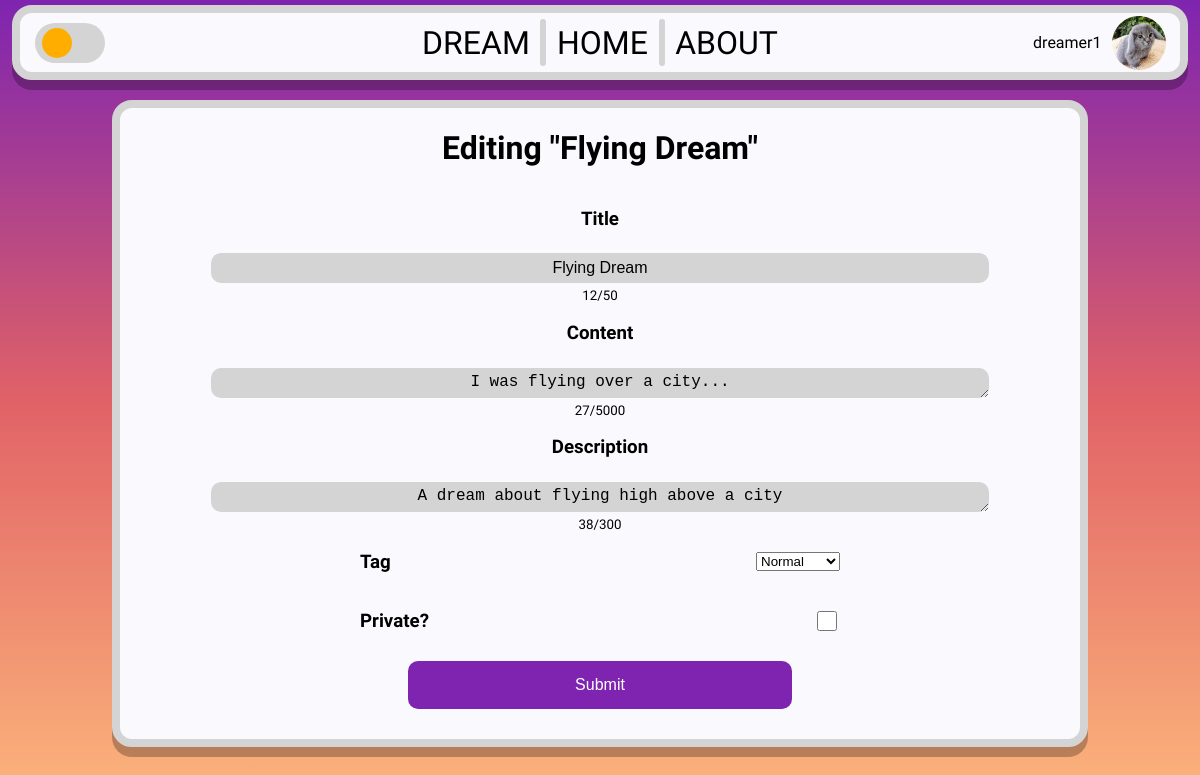
Page /edit/5ed0947f-4d8b-4fa4-aaa4-84408a59d760 (signed in) on the earlier database version.
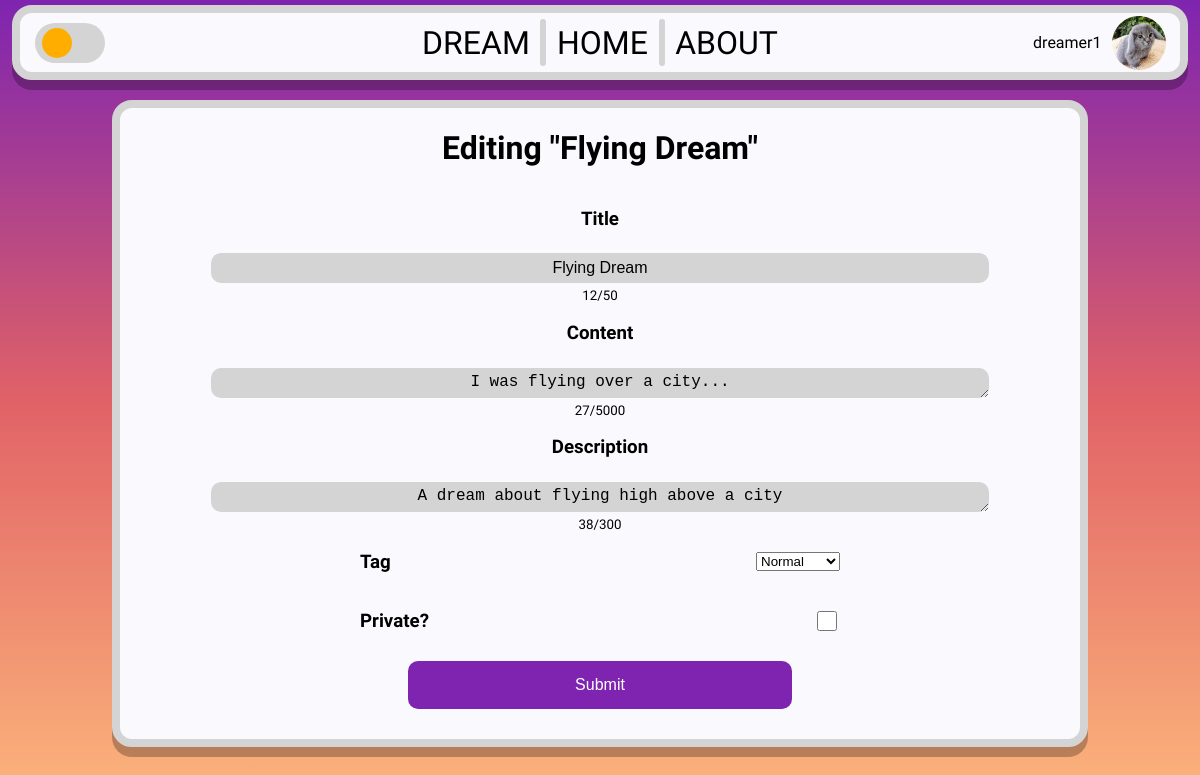
Same page on the later database version.
### tables this page shows
CREATE TABLE dreams (
        dream_id TEXT PRIMARY KEY,
        content TEXT,
        title TEXT,
        description TEXT,
        author_id TEXT,
        tag TEXT,
        upload_date DATE NOT NULL,
        likes INTEGER DEFAULT 0, private BOOL,
        FOREIGN KEY (author_id) REFERENCES users(user_id)
    );

### app.py (the view)
@app.route("/edit/<dream_id>", methods=["POST", "GET"])
def edit(dream_id):
    username, user_id = get_session_info()
    with db:
        author_id = cursor.execute(
            "SELECT author_id FROM dreams WHERE dream_id = ?", (dream_id,)
        ).fetchone()[0]
        if author_id != user_id:
            print(author_id)
            print(user_id)
            return redirect(url_for("dreambrowse"))
        profile_pic = get_profile_picture(user_id)
        if request.method == "POST":
            form = request.form
            try:
                form["private"]
                cursor.execute(
                    "UPDATE dreams SET content = ?, title = ?, description = ?, tag = ?, private = ? WHERE dream_id = ?",
                    (
                        form["content"],
                        form["title"],
                        form["description"],
                        form["tag"],
                        1,
                        dream_id,
                    ),
                )
            except:
                cursor.execute(
                    "UPDATE dreams SET content = ?, title = ?, description = ?, tag = ?, private = ? WHERE dream_id = ?",
                    (
                        form["content"],
                        form["title"],
                        form["description"],
                        form["tag"],
                        0,
                        dream_id,
                    ),
                )
            db.commit()
            return redirect(url_for("dreambrowse", dream_id=dream_id))
        else:
            cursor.execute("SELECT * FROM dreams WHERE dream_id = ?", (dream_id,))
            dream = cursor.fetchone()
            content = dream[1]
            title = dream[2]
            description = dream[3]
            tag = dream[5]
            private = dream[8]
            return render_template(
                "edit.html",
                dream_id=dream_id,
                content=content,
                title=title,
                description=description,
                tag=tag,
                private=private,
                username=username,
                user_id=user_id,
                profile_pic=profile_pic,
            )

### app.py (called while the page is built)
def get_profile_picture(user_id):
    if user_id is None:
        return None
    exts = ["png", "jpg", "jpeg", "gif", "webp", "jfif"]
    for ext in exts:
        if os.path.exists(f"{user_id}.{ext}"):
            return f"{user_id}.{ext}"
    return "default.jpg"

def get_session_info():
    if "username" in session:
        username = session.get("username")
        user_id = session.get("user_id")
    else:
        username = None
        user_id = None
    return username, user_id

### templates/edit.html (shortened to what this page needs)
<!DOCTYPE html>
<html lang="en">
<head>
    <link rel="stylesheet" href="{{ url_for('static', filename='css/new_dream.css') }}">
    <link rel="stylesheet" href="{{ url_for('static', filename='css/base.css') }}">
</head>
<body>
    <div class="header-container">
        <div class="header-left">
            <label class="switch" id="dark-mode-switch">
                <span class="slider round"></span>
            </label>
        </div>
        <div class="header-mid">
            <div class="header-buttons dreams-button">DREAM</div>
            <div class="vl" style="height: 80%;"></div>
            <div class="header-buttons home-button">HOME</div>
            <div class="vl" style="height: 80%;"></div>
            <div class="header-buttons about-button">ABOUT</div>
        </div>
        <div class="header-right">
            {% if username %}
            <span id="user-name">{{ username }}</span>
            <img src="{{ url_for('static', filename='images/profilephotos/' + profile_pic) }}" id="pfp">
            {% else %}
            <a href="{{ url_for('login') }}" class="header-buttons">LOGIN</a>
            {% endif %}
        </div>
    </div>
    <div class="new-dream-container">
        <div class="new-dream-content">
            <h1>Editing "{{ title }}"</h1>
            <form action="/edit/{{ dream_id }}" method="POST" class="new-dream-form">
                <div class="new-dream-inputs">
                    <h3>Title</h3>
                    <input type="text" name="title" placeholder="" class="new-dream-input" required maxlength="50" value="{{ title }}">
                    <small id="title-char-limit">0/50</small>
                    <h3>Content</h3>
                    <textarea name="content" placeholder="" class="new-dream-input" required maxlength="5000">{{ content }}</textarea>
                    <small id="content-char-limit">0/5000</small>
                    <h3>Description</h3>
                    <textarea name="description" placeholder="" class="new-dream-input" required maxlength="300">{{ description }}</textarea>
                    <small id="description-char-limit">0/300</small>
                    <div class="left-align">
                        <h3>Tag</h3>
                        <select name="tag" class="dropdown-select" required>
                            <option value="Normal" {% if tag == "Normal" %} selected {% endif %}>Normal</option>
                        </select>
                    </div>
                    <div class="left-align">
                        <h3>Private?</h3>
                        <input type="checkbox" name="private" class="new-dream-checkbox" {% if private == 1 %}checked{% endif %}>
                    </div>
                    <input type="submit" value="Submit" class="new-dream-submit">
                </div>
            </form>
        </div>
    </div>
</body>
</html>

Differences in the rows shown:
changed dreams "Flying Dream": tag (not shown) → "Normal"
Other differences:
form field tag: "Normal" → (not shown)
